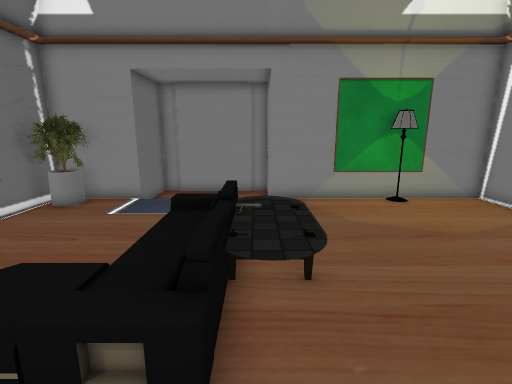
view 1 (above)

12 first-person views from a walk through a Unity game level. The camera is 1.5 m above the floor, tilts 12° down and sees 85° across. The floor is counted in squares, 0.5 m on a side. Each view is taken from the middle of a square. On the plan, view 1 faces up. The plan holds only what a view shows up to about 20 squares ahead; the rest is blank. Some animated figures are not drawn. Some surface patterns are stand-ins.

view 2
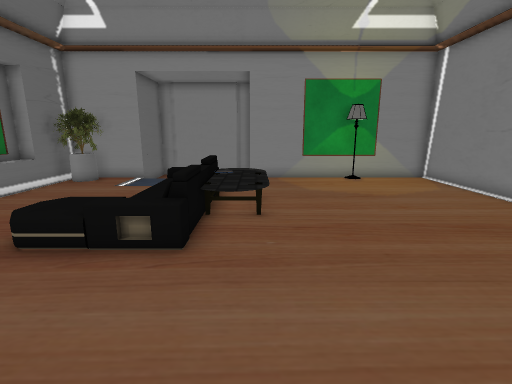

view 3
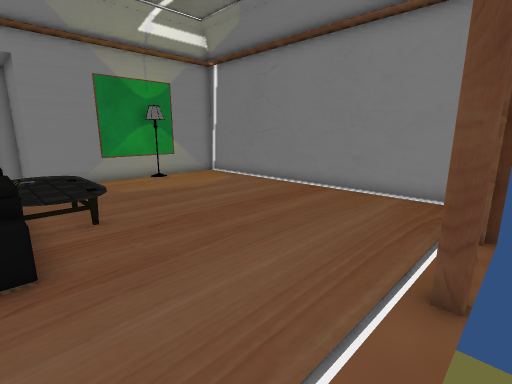

view 4
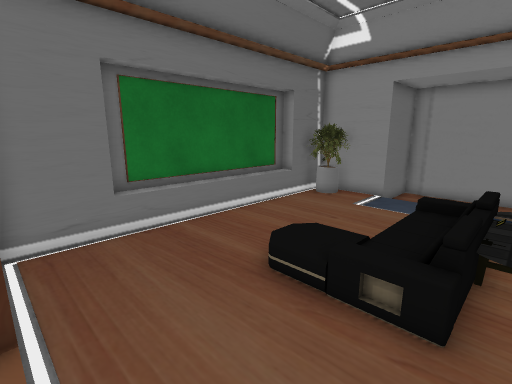

view 5
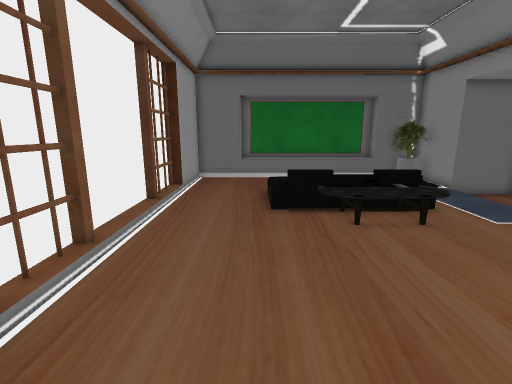

view 6
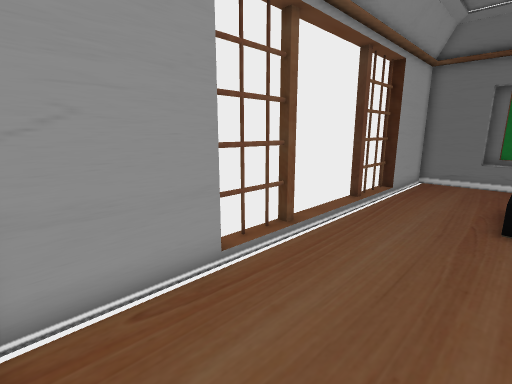

view 7
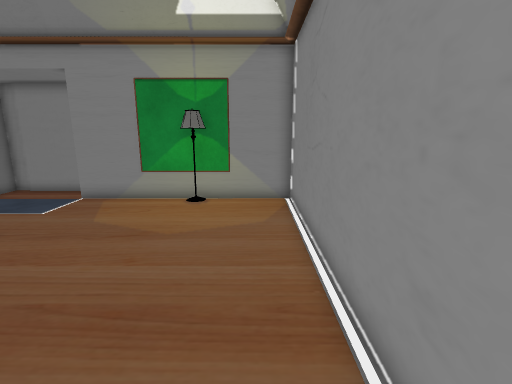

view 8
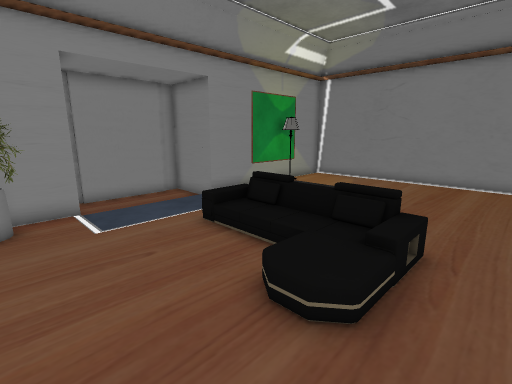

view 9
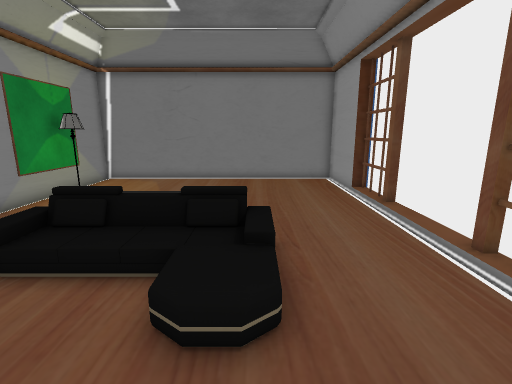

view 10
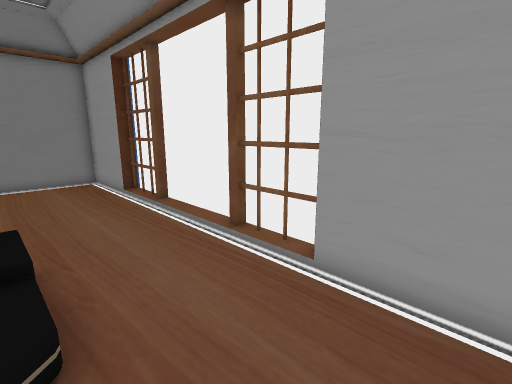

view 11
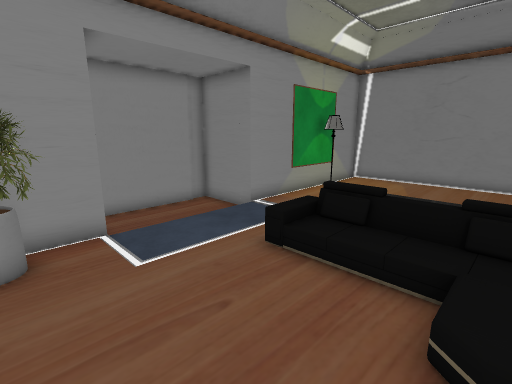

view 12
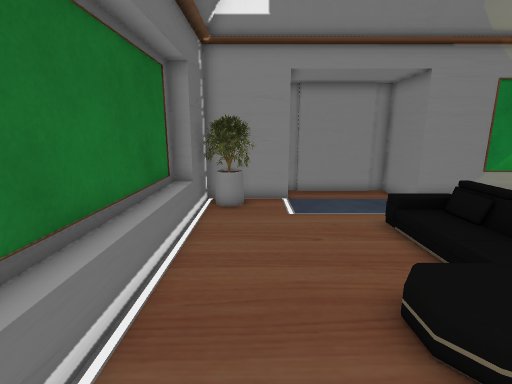

### Floor plan
Key: @ floor where view 1 was taken; # wall or solid block; x gap in a wall; . main floor; - floor 0.25 m lower than the main floor; : floor 0.5 m higher than the main floor; / step, stairs or slope; = window, fence, low wall or low ledge; O other object.
Columns run from 10 left of view 1 to 11 right of it. Each row starts with its distance up from view 1.
 16      #######
 15      #-----#
 14      #-----#
 13    ###/////###########
 12   ##............OO...#
 11  ###.................#
 10 ##...................#
  9 ==......///..........#
  8 ==......  ::.........#
  7 ==......  ::.........#
  6 ==......  ::.........#
  5 ==...... :::.........#
  4 ==....:  O...........#
  3 ==....:::O...........#
  2 ==...................#
  1 ##...................#
  0  #........@..........#
 -1  #...................#
 -2  ####x  #////#  x#####
 -3          ----
 -4         ######

Where each view was taken, in squares from view 1:
view 1: 0 up, 0 right, facing up
view 2: 3 down, 1 right, facing up
view 3: 3 down, 1 left, facing up-right
view 4: 2 down, 0 right, facing up-left
view 5: 2 up, 10 right, facing left
view 6: 3 up, 10 right, facing down-left
view 7: 0 up, 9 right, facing up
view 8: 1 up, 8 left, facing up-right
view 9: 3 up, 8 left, facing right
view 10: 3 up, 8 left, facing down-right
view 11: 4 up, 8 left, facing up-right
view 12: 0 up, 7 left, facing up
